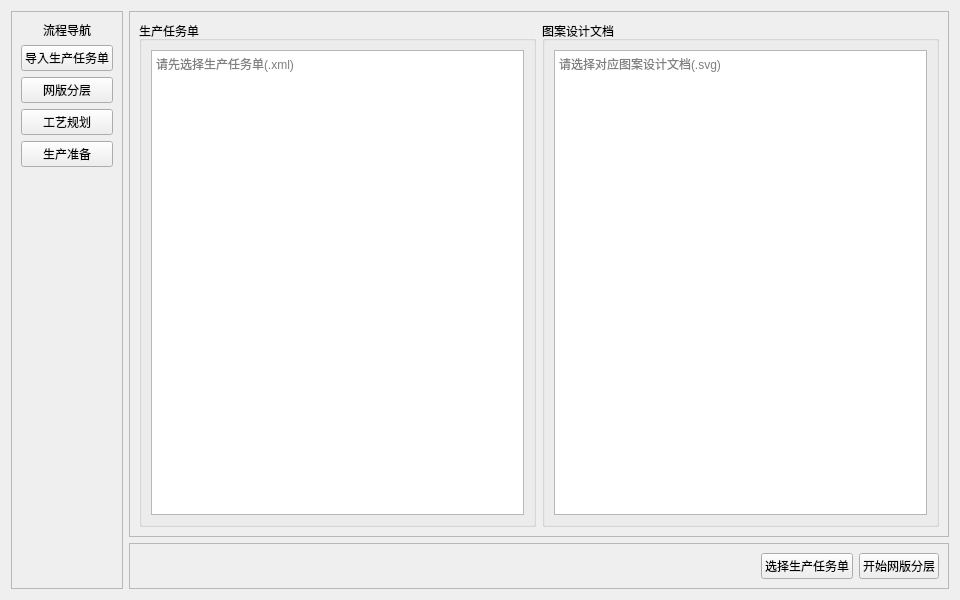
<?xml version="1.0" encoding="UTF-8"?>
<ui version="4.0">
 <class>ImportTaskForm</class>
 <widget class="QWidget" name="ImportTaskForm">
  <property name="geometry">
   <rect>
    <x>0</x>
    <y>0</y>
    <width>960</width>
    <height>600</height>
   </rect>
  </property>
  <property name="windowTitle">
   <string>导入生产任务单</string>
  </property>
  <layout class="QHBoxLayout" name="horizontalLayout">
   <item>
    <widget class="QFrame" name="navigationFrame">
     <property name="frameShape">
      <enum>QFrame::StyledPanel</enum>
     </property>
     <layout class="QVBoxLayout" name="navLayout">
      <item>
       <widget class="QLabel" name="titleLabel">
        <property name="text">
         <string>流程导航</string>
        </property>
        <property name="alignment">
         <set>Qt::AlignHCenter|Qt::AlignVCenter</set>
        </property>
        <property name="margin">
         <number>6</number>
        </property>
       </widget>
      </item>
      <item>
       <widget class="QPushButton" name="navImportButton">
        <property name="text">
         <string>导入生产任务单</string>
        </property>
        <property name="checkable">
         <bool>true</bool>
        </property>
       </widget>
      </item>
      <item>
       <widget class="QPushButton" name="navLayerButton">
        <property name="text">
         <string>网版分层</string>
        </property>
       </widget>
      </item>
      <item>
       <widget class="QPushButton" name="navProcessButton">
        <property name="text">
         <string>工艺规划</string>
        </property>
       </widget>
      </item>
      <item>
       <widget class="QPushButton" name="navProductionButton">
        <property name="text">
         <string>生产准备</string>
        </property>
       </widget>
      </item>
      <item>
       <spacer name="navSpacer">
        <property name="orientation">
         <enum>Qt::Vertical</enum>
        </property>
        <property name="sizeHint" stdset="0">
         <size>
          <width>20</width>
          <height>40</height>
         </size>
        </property>
       </spacer>
      </item>
     </layout>
    </widget>
   </item>
   <item>
    <layout class="QVBoxLayout" name="rightColumnLayout">
     <item>
      <widget class="QFrame" name="canvasFrame">
       <property name="frameShape">
        <enum>QFrame::StyledPanel</enum>
       </property>
       <layout class="QHBoxLayout" name="canvasLayout">
        <item>
         <widget class="QGroupBox" name="taskGroup">
          <property name="title">
           <string>生产任务单</string>
          </property>
          <layout class="QVBoxLayout" name="taskLayout">
           <item>
            <widget class="QTextEdit" name="taskTextEdit">
             <property name="readOnly">
              <bool>true</bool>
             </property>
             <property name="placeholderText">
              <string>请先选择生产任务单(.xml)</string>
             </property>
            </widget>
           </item>
          </layout>
         </widget>
        </item>
        <item>
         <widget class="QGroupBox" name="designGroup">
          <property name="title">
           <string>图案设计文档</string>
          </property>
          <layout class="QVBoxLayout" name="designLayout">
           <item>
            <widget class="QTextEdit" name="designTextEdit">
             <property name="readOnly">
              <bool>true</bool>
             </property>
             <property name="placeholderText">
              <string>请选择对应图案设计文档(.svg)</string>
             </property>
            </widget>
           </item>
          </layout>
         </widget>
        </item>
       </layout>
      </widget>
     </item>
     <item>
      <widget class="QFrame" name="controlFrame">
       <property name="frameShape">
        <enum>QFrame::StyledPanel</enum>
       </property>
       <layout class="QHBoxLayout" name="controlLayout">
        <item>
         <spacer name="controlSpacer">
          <property name="orientation">
           <enum>Qt::Horizontal</enum>
          </property>
          <property name="sizeHint" stdset="0">
           <size>
            <width>40</width>
            <height>20</height>
           </size>
          </property>
         </spacer>
        </item>
        <item>
         <widget class="QPushButton" name="selectTaskButton">
          <property name="text">
           <string>选择生产任务单</string>
          </property>
         </widget>
        </item>
        <item>
         <widget class="QPushButton" name="startLayerButton">
          <property name="text">
           <string>开始网版分层</string>
          </property>
         </widget>
        </item>
       </layout>
      </widget>
     </item>
    </layout>
   </item>
  </layout>
 </widget>
 <resources/>
 <connections/>
</ui>
